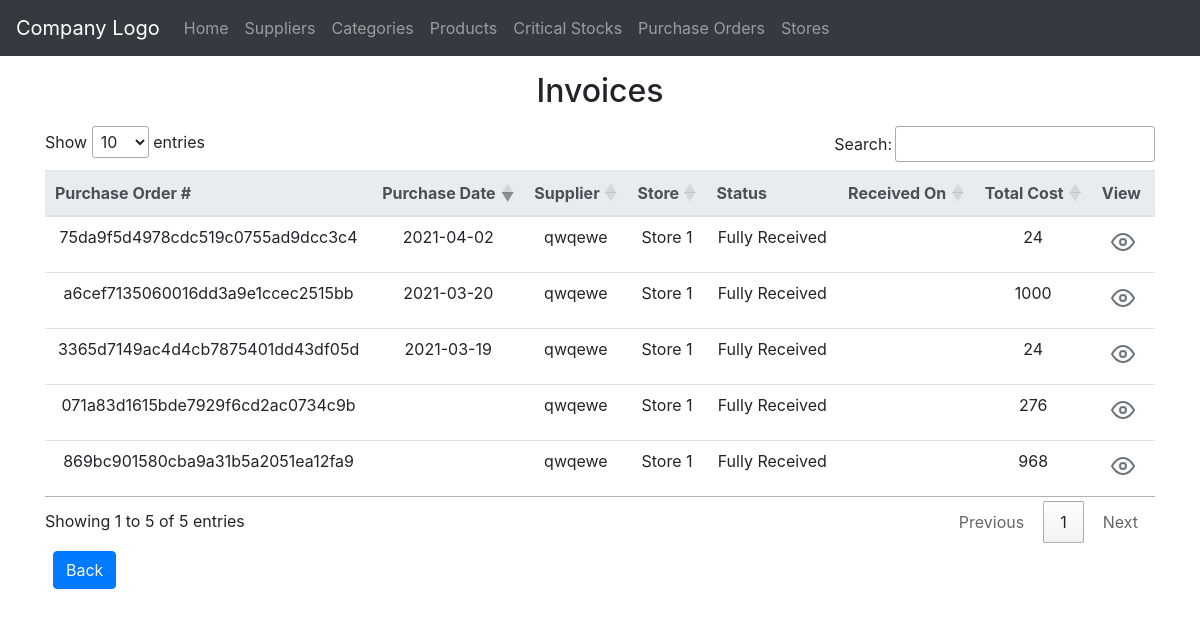
The page /purchase_orders/invoice.php on the database as committed earlier.
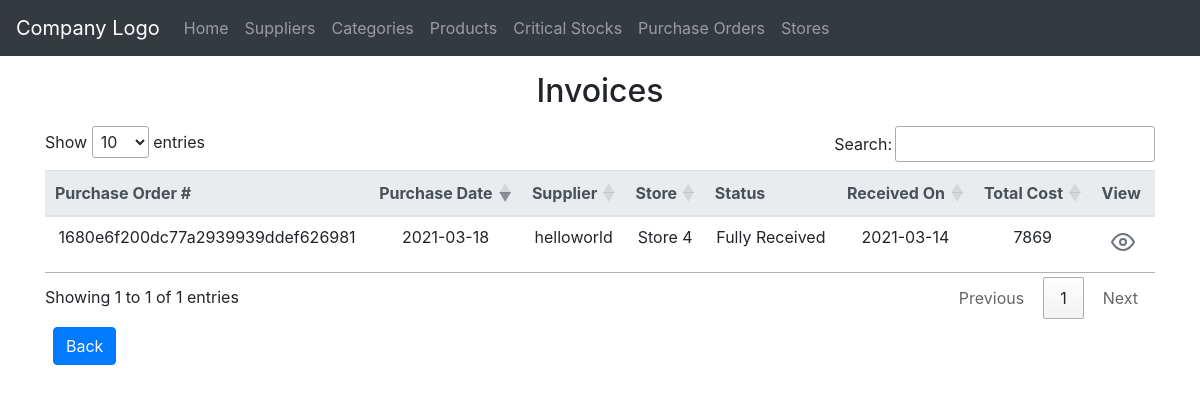
The same page on the database as committed later.
### tables this page shows
CREATE TABLE `purchase_orders` (
  `purchase_order_id` varchar(32) NOT NULL,
  `supplier_id` int(11) NOT NULL,
  `store_id` int(11) NOT NULL,
  `order_date` varchar(10) NOT NULL,
  `delivery_date` varchar(10) NOT NULL,
  `status` varchar(20) NOT NULL,
  `subtotal` float NOT NULL,
  `additional_cost` float DEFAULT NULL,
  `received_on` varchar(10) DEFAULT NULL
);

CREATE TABLE `suppliers` (
  `Id` int(11) NOT NULL,
  `CompanyName` varchar(255) NOT NULL,
  `Address` varchar(255) DEFAULT NULL,
  `ContactNumber` varchar(13) DEFAULT NULL,
  `Email` varchar(255) DEFAULT NULL
);

CREATE TABLE `stores` (
  `Id` int(11) NOT NULL,
  `Name` varchar(255) NOT NULL,
  `Address` varchar(255) DEFAULT NULL,
  `ContactNumber` varchar(13) DEFAULT NULL
);

### private/query_functions.php (called while the page is built, shortened)
<?php
  function find_supplier_by_id($id, $options=[]) {
    global $db;
    $sql = "SELECT * FROM suppliers ";
    $sql .= "WHERE Id='" . db_escape($db, $id) . "' ";
    $result = mysqli_query($db, $sql);
    $supplier = mysqli_fetch_assoc($result);
    return $supplier;
  }
  function find_store_by_id($id, $options=[]) {
    global $db;
    $sql = "SELECT * FROM stores ";
    $sql .= "WHERE Id='" . db_escape($db, $id) . "' ";
    $result = mysqli_query($db, $sql);
    $store = mysqli_fetch_assoc($result);
    return $store;
  }
  function find_po_fully_received($options=[]) {
    global $db;
    $sql = "SELECT * FROM purchase_orders ";
    $sql .= "WHERE status= 'Fully Received' ";
    $result = mysqli_query($db, $sql);
    return $result;
  }
?>

### private/functions.php (called while the page is built, shortened)
<?php
function url_for($script_path) {
  if($script_path[0] != '/') {
    $script_path = "/" . $script_path;
  }
  return WWW_ROOT . $script_path;
}
function h($string="") {
  return htmlspecialchars($string);
}
?>

### private/db_functions.php (called while the page is built, shortened)
<?php
  function db_escape($connection, $string) {
    return mysqli_real_escape_string($connection, $string);
  }
?>

### public/purchase_orders/invoice.php (the view, shortened to what this page needs)
<?php
$po_list = find_po_fully_received();
?>
<?php require('../../private/shared/public_header.php');?>
<?php require('../../private/shared/public_navigation.php');?>
<div class="container">
      	<h2 class="my-3 text-center">Invoices</h2>
     <table class="mx-auto table table-sm table-hover table-responsive-md text-center" id="po_table">
    	<thead class="thead-light">
    		<tr>
    			<th>Purchase Order #</th>
    			<th>Purchase Date</th>
	    		<th>Supplier</th>
	    		<th>Store</th>
	    		<th>Status</th>
                <th>Received On</th>
                <th>Total Cost</th>
                <th>View</th>
    		</tr>
    	</thead>
    	<tbody>
    	    <?php if (mysqli_num_rows($po_list)>0){
    	    	while($po = mysqli_fetch_assoc($po_list)) { ?>
    		<tr>
    			<td><?php echo h($po['purchase_order_id']); ?></td>
                <td><?php echo h($po['order_date']); ?></td>
                <td><?php $supplier = find_supplier_by_id($po['supplier_id']);
                 echo $supplier['CompanyName'];
                ?></td>
                <td><?php $store = find_store_by_id($po['store_id']);
                     echo $store['Name'];?></td>
                <td><?php echo h($po['status']); ?></td>
                <td><?php echo h($po['received_on']); ?></td>
                <td ><?php echo h($po['subtotal']); ?></td>
    			<td><a class="btn btn-sm bg-transparent text-secondary"  href="<?php echo url_for('purchase_orders/create_invoice.php?id='. $po['purchase_order_id'])?>">
                    <i data-feather="eye"></i>
                </a></td>
    		</tr>
    		<?php }}else{ ?>
    			<tr><td colspan="7" align="center">No Records Found</td></tr>
    		<?php }?>
    	</tbody>
    </table>
    <a class="btn btn-primary text-light m-2" href="<?php echo url_for('purchase_orders/index.php')?>" >Back</a>
</div>
<?php require('../../private/shared/public_footer.php');?>

Rows that differ between the two databases and show on the page:
removed purchase_orders: purchase_order_id "071a83d1615bde7929f6cd2ac0734c9b", supplier.CompanyName "qwqewe", store.Name "Store 1", status "Fully Received", subtotal "276"
removed purchase_orders: purchase_order_id "3365d7149ac4d4cb7875401dd43df05d", order_date "2021-03-19", supplier.CompanyName "qwqewe", store.Name "Store 1", status "Fully Received", subtotal "24"
removed purchase_orders: purchase_order_id "75da9f5d4978cdc519c0755ad9dcc3c4", order_date "2021-04-02", supplier.CompanyName "qwqewe", store.Name "Store 1", status "Fully Received", subtotal "24"
removed purchase_orders: purchase_order_id "869bc901580cba9a31b5a2051ea12fa9", supplier.CompanyName "qwqewe", store.Name "Store 1", status "Fully Received", subtotal "968"
removed purchase_orders: purchase_order_id "a6cef7135060016dd3a9e1ccec2515bb", order_date "2021-03-20", supplier.CompanyName "qwqewe", store.Name "Store 1", status "Fully Received", subtotal "1000"
added purchase_orders: purchase_order_id "1680e6f200dc77a2939939ddef626981", order_date "2021-03-18", supplier.CompanyName "helloworld", store.Name "Store 4", status "Fully Received", received_on "2021-03-14", subtotal "7869"
Other text that changed with them:
text written by a page script: "Show entries Search: Showing 1 to 5 of 5 entries Previous 1 Next" → "Show entries Search: Showing 1 to 1 of 1 entries Previous 1 Next"
